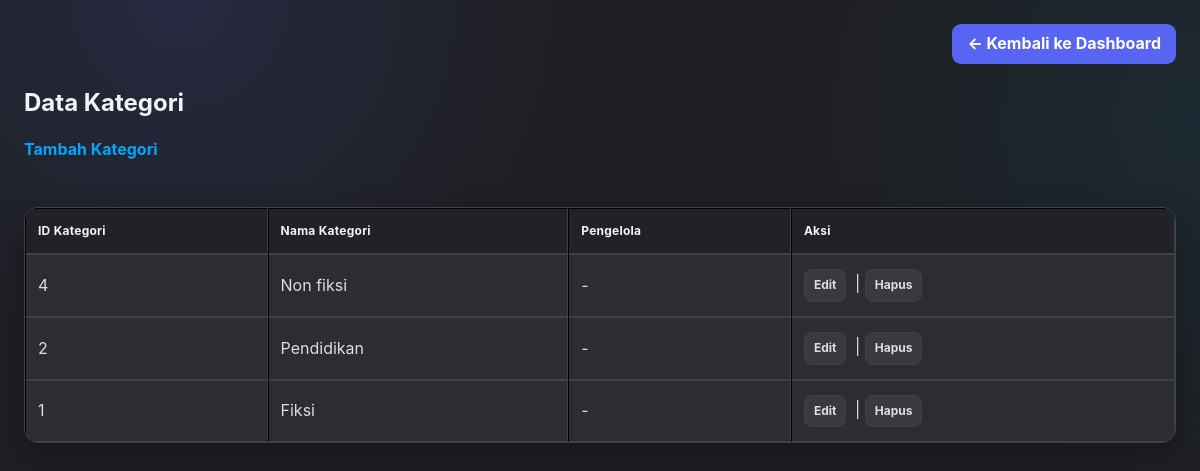
The page /kategori/tampil.kategori.php (signed in) on the database its author committed.
### tables this page shows
CREATE TABLE `kategori` (
  `id_kategori` int(11) NOT NULL,
  `id_admin` int(11) DEFAULT NULL,
  `id_petugas` int(11) DEFAULT NULL,
  `kode_kategori` varchar(20) DEFAULT NULL,
  `nama_kategori` varchar(100) DEFAULT NULL
);

### kategori/tampil.kategori.php (the view, shortened to what this page needs)
<?php
include '../connection.php';
$data = mysqli_query($conn, "
    SELECT kategori.*, COALESCE(admin.nama_admin, petugas.nama_petugas, '-') AS nama_pengelola
    FROM kategori LEFT JOIN admin ON kategori.id_admin=admin.id_admin LEFT JOIN petugas ON kategori.id_petugas=petugas.id_petugas
    ORDER BY id_kategori DESC
");
?>
<!DOCTYPE html>
<html>
<head>
<link rel="stylesheet" href="../style.css">
</head>
<body>
<div class="page-head"><div></div><a class="btn btn-light" href="../dashboard.<?= $_SESSION['role'] ?>.php">← Kembali ke Dashboard</a></div>
<h2>Data Kategori</h2>
<a href="form.kategori.php">
    Tambah Kategori
</a>
<br><br>
<table border="1" cellpadding="8" cellspacing="0">
    <tr>
        <th>ID Kategori</th>
        <th>Nama Kategori</th>
        <th>Pengelola</th>
        <th>Aksi</th>
    </tr>
    <?php while ($row = mysqli_fetch_assoc($data)) { ?>
    <tr>
        <td>
            <?php echo $row['id_kategori']; ?>
        </td>
        <td>
            <?php echo htmlspecialchars($row['nama_kategori']); ?>
        </td>
        <td><?= htmlspecialchars($row['nama_pengelola']); ?></td>
        <td>
            <a href="edit.kategori.php?id=<?php
                echo $row['id_kategori'];
            ?>">
                Edit
            </a>
            |
            <a
                href="hapus.kategori.php?id=<?php
                    echo $row['id_kategori'];
                ?>"
                onclick="return confirm(
                    'Yakin ingin menghapus kategori ini?'
                )"
            >
                Hapus
            </a>
        </td>
    </tr>
    <?php } ?>
</table>
</body>
</html>

### style.css (style rules this page uses)
:root { --discord-blurple:#5865F2; --discord-blurple-hover:#4752C4; --discord-blue:#00A8FC; --discord-bg:#1E1F22; --discord-sidebar:#232428; --discord-surface:#2B2D31; --discord-surface-2:#313338; --discord-surface-3:#383A40; --discord-input:#1E1F22; --discord-border:#3F4147; --discord-text:#F2F3F5; --discord-muted:#B5BAC1; --discord-yellow:#F0B232; --discord-red:#ED4245; --discord-red-hover:#C9363A; --shadow:0 12px 32px rgba(0,0,0,.28); --radius:14px; --radius-sm:9px; }
* { box-sizing:border-box }
html { scroll-behavior:smooth }
html,body { margin:0;min-height:100% }
body { font-family:Inter,Segoe UI,Roboto,Arial,sans-serif; background: radial-gradient(circle at 15% 0%,rgba(88,101,242,.15),transparent 30%), radial-gradient(circle at 100% 15%,rgba(0,168,252,.07),transparent 28%), var(--discord-bg); color:var(--discord-text); padding:24px; line-height:1.55; }
.container, .page-head, .topbar, .card-grid, .stats, .info, .success, .warning, .error, .table-wrap { width:min(1200px,100%); margin-left:auto; margin-right:auto; }
.page-head { display:flex; align-items:center; justify-content:space-between; gap:16px; flex-wrap:wrap; margin-bottom:20px; }
h1,h2,h3,h4,h5,h6 { color:var(--discord-text);margin-top:0 }
h2 { font-size:24px;margin-bottom:16px }
a { color:var(--discord-blue);text-decoration:none;font-weight:650;transition:.15s ease }
button,.btn,.btn-success,.btn-warning,.btn-danger,.btn-secondary,.btn-light { display:inline-flex; align-items:center; justify-content:center; gap:7px; min-height:40px; padding:9px 14px; border:1px solid transparent; border-radius:var(--radius-sm); background:var(--discord-blurple)!important; color:#fff!important; cursor:pointer; font:inherit; font-weight:750; line-height:1.2; text-decoration:none!important; box-shadow:none; transition:background .15s ease,transform .15s ease,border-color .15s ease; }
table { width:100%; border-collapse:separate; border-spacing:0; background:var(--discord-surface); color:var(--discord-text); margin:20px auto; border:1px solid var(--discord-border); border-radius:var(--radius); overflow:hidden; box-shadow:var(--shadow); }
th { background:#202225; color:var(--discord-text); text-align:left; padding:13px 12px; font-size:12px; letter-spacing:.25px; white-space:nowrap; border-bottom:1px solid var(--discord-border); }
td { padding:12px; color:#DBDEE1; border-top:1px solid var(--discord-border); vertical-align:middle; }
tbody tr:nth-child(even) td { background:var(--discord-surface) }
td a:not(.btn) { display:inline-flex; align-items:center; justify-content:center; min-height:32px; padding:6px 9px; margin:2px 4px 2px 0; border-radius:8px; background:var(--discord-surface-3); color:#DBDEE1; border:1px solid var(--discord-border); font-size:12px; }
* { scrollbar-width:thin;scrollbar-color:#1A1B1E #2B2D31 }
.btn,.btn-success,.btn-warning,.btn-danger,.btn-secondary,.btn-light, .btn-register, button[type="submit"] { background:var(--discord-blurple)!important; color:#fff!important; border:1px solid transparent!important; }

### rows shown on the page
kategori: id_kategori "4", nama_kategori "Non fiksi", nama_pengelola "-"
kategori: id_kategori "2", nama_kategori "Pendidikan", nama_pengelola "-"
kategori: id_kategori "1", nama_kategori "Fiksi", nama_pengelola "-"
